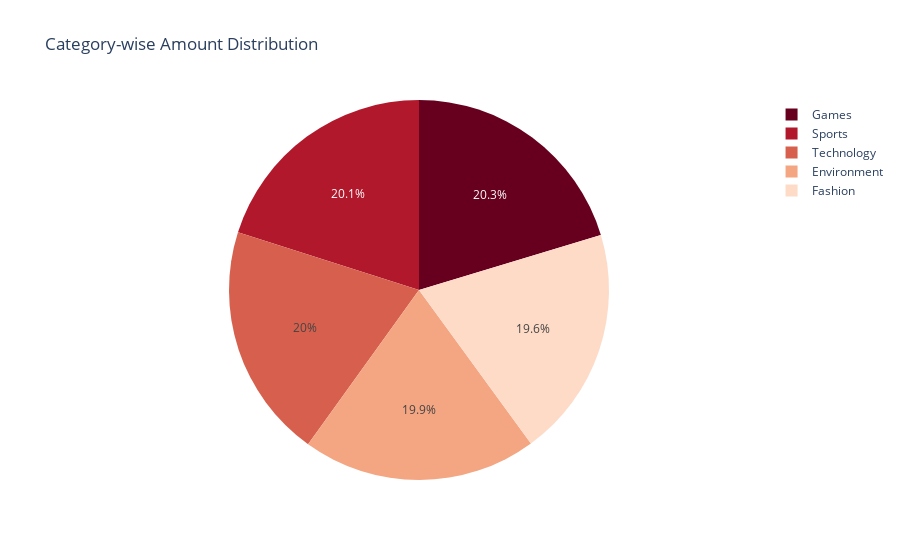

Notebook cell for this chart:
### Code cell
px.pie(df_cat, values='amount', names='category', color_discrete_sequence=px.colors.sequential.RdBu, title='Category-wise Amount Distribution')

### Figure 1 — Plotly figure (JSON) as saved in the notebook; plotly's stock layout.template omitted (floating-point values rounded to 4 significant figures)
{"data": [{"domain": {"x": [0, 1], "y": [0, 1]}, "hovertemplate": "category=%{label}<br>amount=%{value}<extra></extra>", "labels": ["Games", "Sports", "Technology", "Environment", "Fashion"], "legendgroup": "", "name": "", "showlegend": true, "type": "pie", "values": [165483, 163528, 162731, 162376, 159952]}], "layout": {"legend": {"tracegroupgap": 0}, "piecolorway": ["rgb(103,0,31)", "rgb(178,24,43)", "rgb(214,96,77)", "rgb(244,165,130)", "rgb(253,219,199)", "rgb(247,247,247)", "rgb(209,229,240)", "rgb(146,197,222)", "rgb(67,147,195)", "rgb(33,102,172)", "rgb(5,48,97)"], "title": {"text": "Category-wise Amount Distribution"}}}
